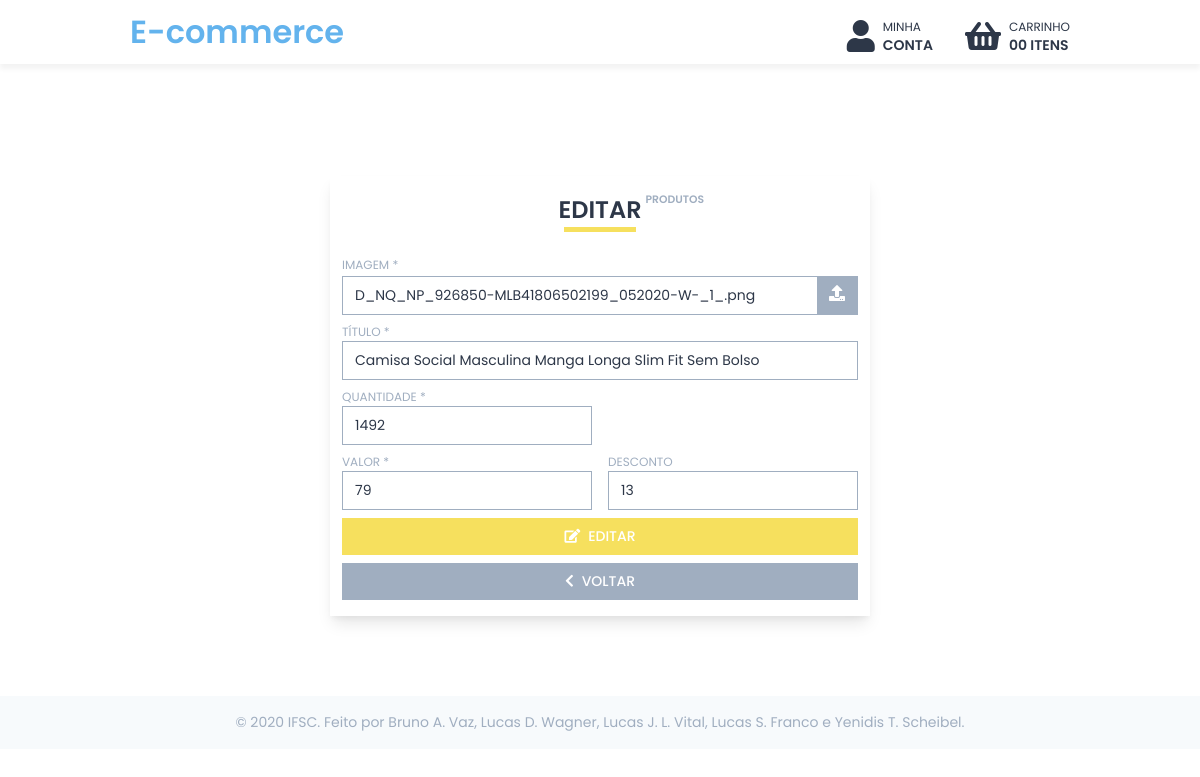
Screenshot of /admin/categorias/produtos/editar.php/?id=122 (signed in) with the database file from the repository.
### tables this page shows
CREATE TABLE `produtos` (
  `id` int(11) NOT NULL,
  `id_categoria` int(11) DEFAULT NULL,
  `imagem` text NOT NULL,
  `titulo` text NOT NULL,
  `quantidade` int(11) NOT NULL,
  `valor` float NOT NULL,
  `desconto` int(2) NOT NULL
);

### admin/categorias/produtos/editar.php (the view, shortened to what this page needs)
<!DOCTYPE html>
<?php
  try {
    $pdo = new PDO('mysql:host=localhost; dbname=database', 'root', '');
    $pdo->setAttribute(PDO::ATTR_ERRMODE, PDO::ERRMODE_EXCEPTION);
    $pdo->exec('set names utf8');
  } catch (PDOException $error) {
    echo 'Erro na conexão: '.$error->getMessage();
  }
  try {
    $id = (isset($_GET['id']) && $_GET['id'] != null) ? $_GET['id'] : '';
    $query = 'SELECT * FROM produtos WHERE id=?';
    $stmt = $pdo->prepare($query);
    $stmt->bindParam(1, $id);
    if ($stmt->execute()) {
      $result = $stmt->fetch(PDO::FETCH_OBJ);
    } else {
      throw new PDOException('Erro: Não foi possível executar a declaração sql');
    }
  } catch (PDOException $error) {
    echo 'Erro: '.$error->getMessage();
  }
?>
<html>
  <?php include('../../../components/Head.php') ?>
  <body>
    <?php include('../../../components/Navbar.php') ?>
    <main class="container py">
      <form action="?id=<?php echo $id ?>&act=edit" method="POST" enctype="multipart/form-data" class="form" size="md">
        <h1 class="title" color="warning" align="center">
          Editar
          <span>Produtos</span>
        </h1>
        <div class="file-input" color="primary">
          <label>Imagem *</label>
          <label>
            <input type="text" placeholder="Escolha uma imagem..." disabled value=<?php echo "'$result->imagem'" ?>>
            <div><i class="fas fa-upload"></i></div>
          </label>
        </div>
        <div class="input" color="primary">
          <label>Título *</label>
          <input name="titulo" type="text" value=<?php echo "'$result->titulo'" ?> required>
        </div>
        <div class="row" columns="2">
          <div class="input col" color="primary">
            <label>Quantidade *</label>
            <input name="quantidade" type="text" value=<?php echo "'$result->quantidade'" ?> required>
          </div>
          <div class="col"></div>
        </div>
        <div class="row" columns="2">
          <div class="input col" color="primary">
            <label>Valor *</label>
            <input name="valor" type="text" value=<?php echo "'$result->valor'" ?> required>
          </div>
          <div class="input col" color="primary">
            <label>Desconto</label>
            <input name="desconto" type="text" value=<?php echo "'$result->desconto'" ?>>
          </div>
        </div>
        <button type="submit" class="button" color="warning" size="auto" icon="margin-right">
          <i class="fas fa-edit"></i>Editar
        </button>
        <a href="../../../categorias.php" type="button" class="button" color="secondary" size="auto" icon="margin-right" style="margin-top: .5rem">
          <i class="fas fa-chevron-left"></i>Voltar
        </a>
      </form>
    </main>
    <?php include('../../../components/Footer.php') ?>
  </body>
</html>

### components/Head.php (style rules this page uses)
html, body { min-width: 100%; min-height: 100%; }
* { --md: 0 4px 6px -1px rgba(0, 0, 0, 0.1), 0 2px 4px -1px rgba(0, 0, 0, 0.06); --lg: 0 10px 15px -3px rgba(0, 0, 0, 0.1), 0 4px 6px -2px rgba(0, 0, 0, 0.05); --xl: 0 20px 25px -5px rgba(0, 0, 0, 0.1), 0 10px 10px -5px rgba(0, 0, 0, 0.04); --grey1: #f7fafc; --grey2: #edf2f7; --grey3: #e2e8f0; --grey4: #cbd5e0; --grey5: #a0aec0; --grey6: #718096; --grey7: #4a5568; --grey8: #2d3748; --grey9: #1a202c; --blue1: #ebf8ff; --blue4: #63b3ed; --blue5: #4299e1; --blue6: #3182ce; --green1: #f0fff4; --green4: #68d391; --green5: #48bb78; --green6: #38a169; --yellow1: #fffff0; --yellow4: #f6e05e; --yellow5: #ecc94b; --yellow6: #d69e2e; --red1: #fff5f5; --red4: #fc8181; --red5: #f56565; --red6: #e53e3e; margin: 0; padding: 0; font-family: "Poppins"; }
.py { padding: 5rem 0; }
.row { display: grid; grid-template-columns: 1fr; grid-column-gap: 1rem; }
@media (min-width: 768px) { .row[columns="2"] { grid-template-columns: 1fr 1fr; } }
.col { grid-column: span 1; }
.container { display: grid; grid-template-columns: 1fr repeat(12, minmax(auto, 60px)) 1fr; grid-column-gap: 20px; }
@media (min-width: 640px) { .container { grid-column-gap: 40px; } }
.input { width: 100%; display: flex; flex-direction: column; align-items: flex-start; margin-bottom: .5rem; }
.input label { width: 100%; font-size: .75rem; text-transform: uppercase; }
.input input { width: 100%; box-sizing: border-box; font-size: .875rem; padding: .5rem .75rem; outline: none; user-select: auto; color: var(--grey8); }
.input[color="primary"] label { color: var(--grey5); }
.input[color="primary"] input { border: 1px solid var(--grey5); }
.file-input { margin-bottom: .5rem; width: 100%; user-select: none; pointer-events: none; }
.file-input label:first-of-type { font-size: .75rem; text-transform: uppercase; }
.file-input label:last-of-type { display: flex; position: relative; }
.file-input input:last-of-type { outline: none; border: none; width: 100%; text-transform: none; padding: .5rem .75rem; font-size: .875rem; user-select: auto; color: var(--grey8); background: white; cursor: default; display: flex; align-items: center; }
.file-input input:last-of-type::placeholder { color: var(--grey5); }
.file-input div { padding: .25rem .75rem; outline: none; font-size: 1rem; color: white; cursor: pointer; background: var(--grey5); pointer-events: auto; }
.file-input[color="primary"] label:first-of-type { color: var(--grey5); }
.file-input[color="primary"] label:last-of-type { border: 1px solid var(--grey5); }
.file-input[color="primary"] div { background: var(--grey5); }
.title { font-weight: 600; font-size: 1.5rem; text-transform: uppercase; color: var(--grey8); position: relative; margin-bottom: 1.5rem; text-align: center; }
.title::after { content: ""; width: 72px; height: 5px; position: absolute; bottom: -5px; }
.title span { position: absolute; color: var(--grey5); text-transform: uppercase; font-size: .675rem; margin-left: .25rem; }
.title[color="warning"]::after { background: var(--yellow4); }
.title[align="center"] { text-align: center; }
.title[align="center"]::after { left: 50%; transform: translateX(-50%); }
.button { text-decoration: none; white-space: nowrap; text-align: center; text-transform: uppercase; font-size: .875rem; font-weight: 500; padding: .5rem .75rem; cursor: pointer; color: white; outline: none; border: none; }
.button[color="secondary"] { background: var(--grey5); }
.button[color="warning"] { background: var(--yellow4); }
.button[size="auto"] { width: auto; }
.button[icon="margin-right"] i { margin-right: .5rem; }
.form { padding: 1rem .75rem; display: flex; flex-direction: column; box-shadow: var(--lg); }
.form[size="sm"], .form[size="md"], .form[size="lg"], .form[size="xl"] { grid-column: 2 / span 12; }
@media (min-width: 768px) { .form[size="md"] { grid-column: 4 / span 8; } }
@media (min-width: 1024px) { .form[size="md"] { grid-column: 5 / span 6; } }

### components/Navbar.php (style rules this page uses)
@media (min-width: 640px) { main { grid-column-gap: 40px; } }

### rows the page displays
produtos: imagem "D_NQ_NP_926850-MLB41806502199_052020-W-_1_.png", titulo "Camisa Social Masculina Manga Longa Slim Fit Sem Bolso", quantidade "1492", valor "79", desconto "13"

### other values shown
$quantidade "00"
